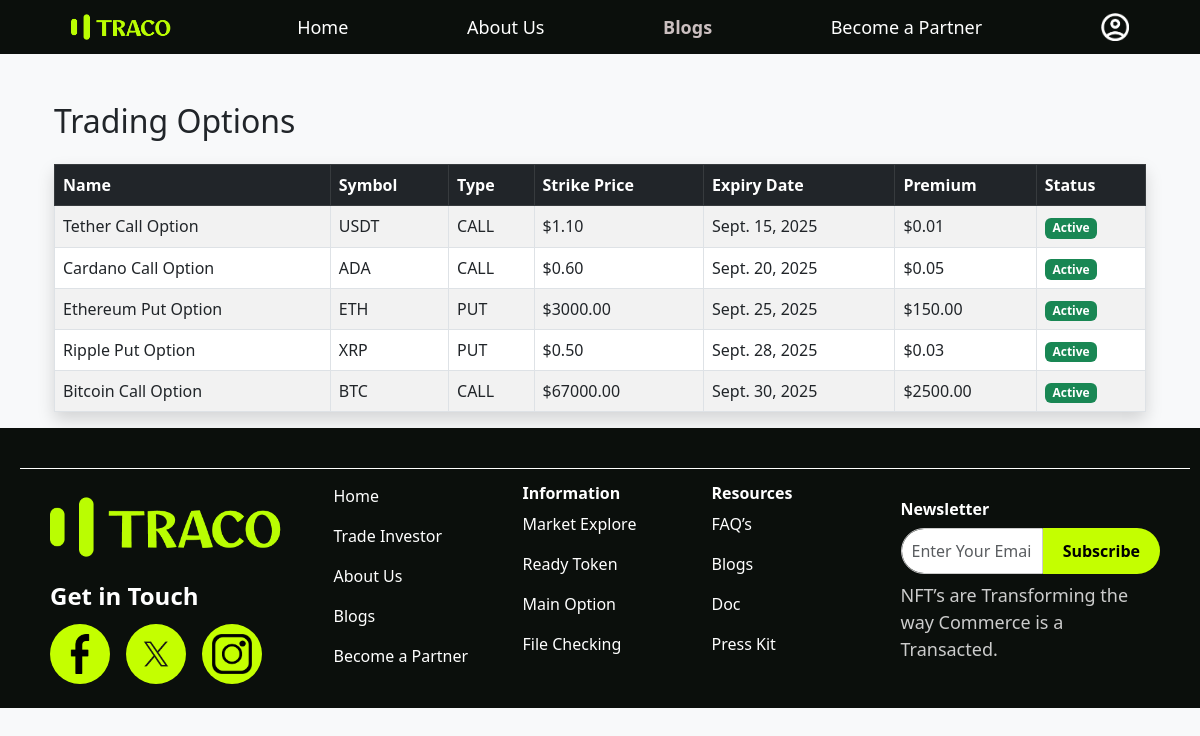
/options/, run on the app's committed database.
### trading/models.py (models this page shows, shortened)
class TradingOption(models.Model):
    name = models.CharField(max_length=100)
    symbol = models.CharField(max_length=10)
    option_type = models.CharField(
        max_length=10,
        choices=[("CALL", "Call"), ("PUT", "Put")]
    )
    strike_price = models.DecimalField(max_digits=15, decimal_places=2)
    expiry_date = models.DateField()
    premium = models.DecimalField(max_digits=15, decimal_places=2)
    is_active = models.BooleanField(default=True)

### trading/views.py (the view)
# urls.py: path("options/", views.option_list, name="option_list"),
def option_list(request):
    options = TradingOption.objects.all().order_by("expiry_date")
    return render(request, "trading/layout/option_list.html", {"options": options})

### templates/trading/layout/option_list.html (shortened to what this page needs)
{% extends 'trading/layout/base.html' %} {% load static %} {% block content %}
<!DOCTYPE html>
<html lang="en">
<head>
    <link rel="stylesheet" href="https://cdn.jsdelivr.net/npm/bootstrap@5.3.0/dist/css/bootstrap.min.css">
</head>
<body class="bg-light">
    <div class="container mt-5">
        <h2 class="mb-4">Trading Options</h2>
        <table class="table table-bordered table-striped shadow">
            <thead class="table-dark">
                <tr>
                    <th>Name</th>
                    <th>Symbol</th>
                    <th>Type</th>
                    <th>Strike Price</th>
                    <th>Expiry Date</th>
                    <th>Premium</th>
                    <th>Status</th>
                </tr>
            </thead>
            <tbody>
                {% for option in options %}
                <tr>
                    <td>{{ option.name }}</td>
                    <td>{{ option.symbol }}</td>
                    <td>{{ option.option_type }}</td>
                    <td>${{ option.strike_price }}</td>
                    <td>{{ option.expiry_date }}</td>
                    <td>${{ option.premium }}</td>
                    <td>
                        {% if option.is_active %}
                            <span class="badge bg-success">Active</span>
                        {% else %}
                            <span class="badge bg-danger">Inactive</span>
                        {% endif %}
                    </td>
                </tr>
                {% empty %}
                <tr>
                    <td colspan="7" class="text-center">No options available</td>
                </tr>
                {% endfor %}
            </tbody>
        </table>
    </div>
</body>
</html>
{% endblock %}

### templates/trading/layout/base.html (style rules this page uses)
body { background-color: #0b0f0c; color: #c4ff00; }

### data on the page
TradingOption: name "Tether Call Option", symbol "USDT", option_type "CALL", strike_price "1.10", expiry_date "Sept. 15, 2025", premium "0.01", is_active "Active"
TradingOption: name "Cardano Call Option", symbol "ADA", option_type "CALL", strike_price "0.60", expiry_date "Sept. 20, 2025", premium "0.05", is_active "Active"
TradingOption: name "Ethereum Put Option", symbol "ETH", option_type "PUT", strike_price "3000.00", expiry_date "Sept. 25, 2025", premium "150.00", is_active "Active"
TradingOption: name "Ripple Put Option", symbol "XRP", option_type "PUT", strike_price "0.50", expiry_date "Sept. 28, 2025", premium "0.03", is_active "Active"
TradingOption: name "Bitcoin Call Option", symbol "BTC", option_type "CALL", strike_price "67000.00", expiry_date "Sept. 30, 2025", premium "2500.00", is_active "Active"
